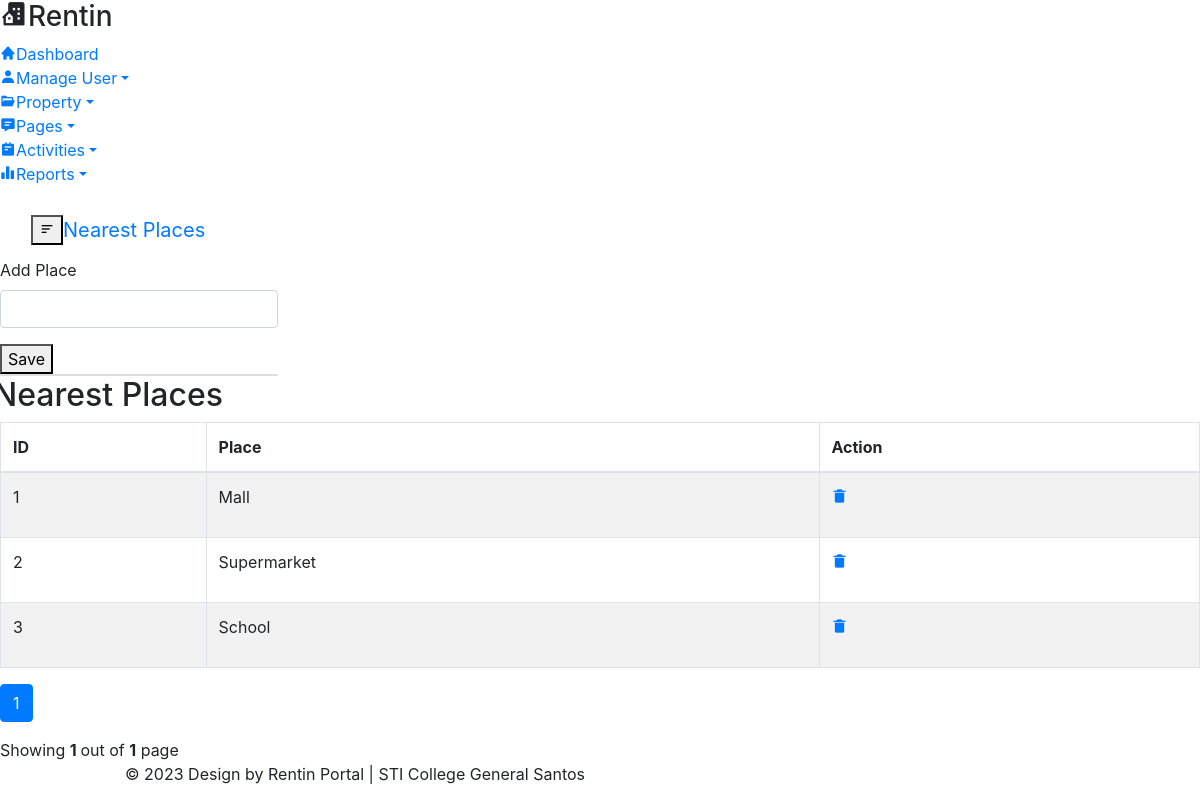
The app's page /propertyNP.php with its own data.
### tables this page shows
CREATE TABLE `places` (
  `place_ID` int(11) NOT NULL,
  `place` varchar(50) NOT NULL
);

### propertyNP.php (the view, shortened to what this page needs)
<!doctype html>
<html lang="en">
    <head>
        <link rel="stylesheet" href="css/bootstrap.min.css">
        <link href='https://unpkg.com/boxicons@2.1.4/css/boxicons.min.css' rel='stylesheet'>
    </head>
    <body>
    <div class="wrapper">
            <nav id="sidebar">
                <div class="sidebar-header">
                    <h3><i class='bx bxs-building-house'></i><span>Rentin</span></h3>
                </div>
                <ul class="list-unstyled components">
			        <li  class="active">
                        <a href="adminDashboard.php" class="dashboard"><i class="bx bxs-home"></i><span>Dashboard</span></a>
                    </li>
                    <li class="dropdown">
                        <a href="#homeSubmenu1" data-toggle="collapse" aria-expanded="false" class="dropdown-toggle">
					    <i class="bx bxs-user"></i><span>Manage User</span></a>
                    </li>
                    <li class="dropdown">
                        <a href="#pageSubmenu2" data-toggle="collapse" aria-expanded="false" class="dropdown-toggle">
					    <i class="bx bxs-folder-open"></i><span>Property</span></a>
                    </li>
				    <li class="dropdown">
                        <a href="#pageSubmenu3" data-toggle="collapse" aria-expanded="false" class="dropdown-toggle">
					    <i class="bx bxs-message-detail"></i><span>Pages</span></a>
                    </li>
				    <li class="dropdown">
                        <a href="#pageSubmenu4" data-toggle="collapse" aria-expanded="false" class="dropdown-toggle">
					    <i class="bx bxs-notepad"></i><span>Activities</span></a>
                    </li>
				    <li class="dropdown">
                        <a href="#pageSubmenu5" data-toggle="collapse" aria-expanded="false" class="dropdown-toggle">
					    <i class="bx bxs-bar-chart-alt-2"></i><span>Reports</span></a>
                    </li>
               </ul>
            </nav>
            <div id="content">
		        <div class="top-navbar">
                    <nav class="navbar navbar-expand-lg">
                        <div class="container-fluid">
                        <button type="button" id="sidebarCollapse" class="d-xl-block d-lg-block d-md-mone d-none">
                            <span class="bx bx-menu-alt-left"></span>
                        </button>
					    <a class="navbar-brand" href="#"> Nearest Places </a>
                        </div>
                    </nav>
	            </div>
			    <div class="main-content">
                    <div class="row">
                        <div class="col-lg-3 col-md-6 col-sm-6">
                            <form method = "post" action = "">
                                <div class = "form-group">
                                    <label> Add Place </label>
                                    <input type = "text" name = "type" id = "type_0" class = "myInput form-control">
                                </div>
                                <button type = "submit" class = "addType" name = "submit-type"> Save </button>
                            </form>
                            <div class="card card-stats"> </div>
                        </div>
                    </div>
                    <div class="container-xl">
                        <div class="table-wrapper">
                            <div class="table-title">
                        <div class="row">
                            <div class="col-sm-6 p-0 d-flex justify-content-lg-start justify-content-center">
                                <h2 class="ml-lg-2">Nearest Places</h2>
                            </div>
                        </div>
                        <table class="table table-striped table-hover table-bordered">
                            <thead>
                                <tr>
                                    <th>ID</th>
                                    <th>Place</th>
                                    <th>Action</th>
                                </tr>
                            </thead>
                        <tbody>
                        <?php
                            include "dbconn.php";
                            if(isset($_GET['page']) && $_GET['page'] !== "") {
                                $page = $_GET['page'];
                            } else {
                                $page = 1;
                            }
                            $limit = 6;
                            $sql = "SELECT * FROM places";
                            $result = mysqli_query($conn, $sql);
                            while ($row = mysqli_fetch_assoc($result)) {
                                ?>
                                    <tr class = "data-row">
                                        <td> <?php echo $row['place_ID'] ?> </td>
                                        <td> <?php echo $row['place'] ?> </td>
                                        <td>
                                            <?php
                                                echo '<p> <a href = "deletetype.php?place_ID='.$row['place_ID'].'"> <i class = "bx bxs-trash-alt"> </i> </a> </p>';
                                            ?>
                                        </td>
                                    </tr>
                                <?php
                            }
                        ?>
                        </tbody>
                        </table>
                        <div class="clearfix">
                        <ul class="pagination">
                        <?php
                            $query =  "SELECT COUNT(*) FROM places";
                            $result_count = mysqli_query($conn, $query);
                            $records = mysqli_fetch_row($result_count);
                            $total_records = $records[0];
                            $total_pages = ceil($total_records / $limit);
                            $link = "";
                        ?>
                        <?php
                            for ($counter = 1; $counter <= $total_pages; $counter++){
                                if ($counter == $page) {
                                    $link .= "<li class = 'page-item active'>
                                    <a class = 'page-link' href= 'propertyNP?page="
                                    .$counter."'>".$counter." </a></li>";
                                } else {
                                    $link .= "<li class = 'page-item'>
                                    <a class = 'page-link' href='propertyNP.php?page=".$counter."'> ".$counter." </a> </li>";
                                }
                            };
                            echo $link;
                        ?>
                        </ul>
                        <div class="hint-text">Showing <b> <?= $page; ?> </b> out of <b> <?= $total_pages; ?></b> page</div>
                    </div>
                </div>
            </div>
				<footer class="footer">
                    <div class="container-fluid">
				        <div class="row">
				            <div class="col-md-6">
				                <p class="copyright d-flex justify-content-end">
                                &copy 2023 Design by Rentin Portal | STI College General Santos
                                </p>
				            </div>
				        </div>
				    </div>
                </footer>
			</div>
        </div>
    </div>
  </body>
</html>

### records on screen
places: place_ID "1", place "Mall"
places: place_ID "2", place "Supermarket"
places: place_ID "3", place "School"

### other values on screen
$page "1"
$total_pages "1"
